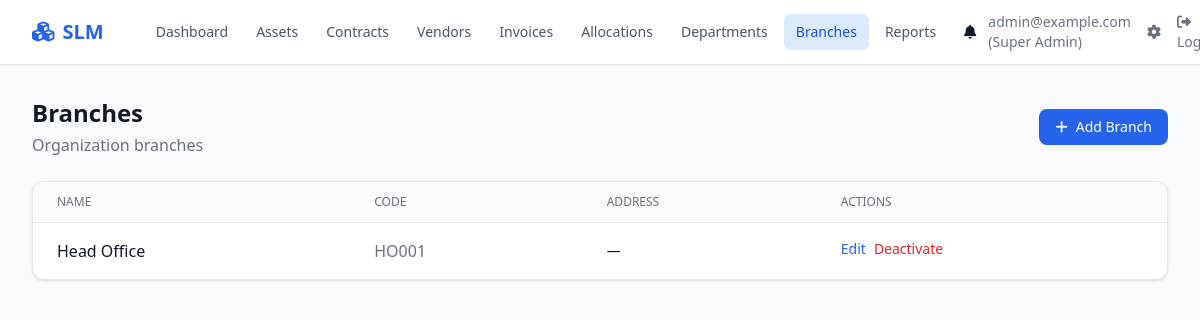
/branches/ (signed in), run on the app's committed database.
### slm/models/user.py (models this page shows, shortened)
class User(AbstractUser):
    username = None
    email = models.EmailField("email address", unique=True)
    role = models.CharField(max_length=30, choices=ROLE_CHOICES, default="it_staff")
    department = models.ForeignKey(
        Department, on_delete=models.SET_NULL, null=True, blank=True, related_name="users"
    )
    branch = models.ForeignKey(
        Branch, on_delete=models.SET_NULL, null=True, blank=True, related_name="users"
    )
    phone = models.CharField(max_length=30, blank=True)
    is_verified = models.BooleanField(default=False)
    created_at = models.DateTimeField(auto_now_add=True)
    updated_at = models.DateTimeField(auto_now=True)
    USERNAME_FIELD = "email"
    REQUIRED_FIELDS = ["first_name", "last_name"]
    objects = UserManager()
    class Meta:
        ordering = ["email"]
    @property
    def can_edit_finance(self):
        return self.role in ("super_admin", "finance_manager", "accounts_officer")
    @property
    def can_edit_assets(self):
        return self.role in ("super_admin", "it_manager", "it_staff")

class Branch(models.Model):
    name = models.CharField(max_length=200)
    code = models.CharField(max_length=20, unique=True)
    address = models.TextField(blank=True)
    is_active = models.BooleanField(default=True)
    created_at = models.DateTimeField(auto_now_add=True)
    updated_at = models.DateTimeField(auto_now=True)
    class Meta:
        verbose_name_plural = "Branches"
        ordering = ["name"]

### slm/views.py (the view)
# urls.py: path("branches/", views.BranchListView.as_view(), name="branch_list"),
class BranchListView(LoginRequiredMixin, ListView):
    model = Branch
    template_name = "slm/branch_list.html"
    context_object_name = "branches"
    paginate_by = 20
    def get_queryset(self):
        qs = Branch.objects.order_by("name")
        if self.request.GET.get("active") == "1":
            qs = qs.filter(is_active=True)
        return qs

### templates/slm/branch_list.html (shortened to what this page needs)
{% extends "base.html" %}
{% block content %}
<div class="flex flex-col sm:flex-row justify-between items-start sm:items-center gap-4 mb-6">
    <div>
        <h1 class="text-2xl font-bold text-gray-900 dark:text-white">Branches</h1>
        <p class="text-gray-500 dark:text-gray-400 mt-1">Organization branches</p>
    </div>
    <a href="{% url 'slm:branch_add' %}" class="inline-flex items-center px-4 py-2 bg-primary-600 text-white rounded-lg hover:bg-primary-700 font-medium text-sm"><i class="fas fa-plus mr-2"></i>Add Branch</a>
</div>
<div class="bg-white dark:bg-gray-800 rounded-xl shadow border border-gray-200 dark:border-gray-700 overflow-hidden">
    <div class="overflow-x-auto">
        <table class="min-w-full divide-y divide-gray-200 dark:divide-gray-700">
            <thead class="bg-gray-50 dark:bg-gray-700/50">
                <tr>
                    <th class="px-6 py-3 text-left text-xs font-medium text-gray-500 dark:text-gray-400 uppercase">Name</th>
                    <th class="px-6 py-3 text-left text-xs font-medium text-gray-500 dark:text-gray-400 uppercase">Code</th>
                    <th class="px-6 py-3 text-left text-xs font-medium text-gray-500 dark:text-gray-400 uppercase">Address</th>
                    <th class="px-6 py-3 text-left text-xs font-medium text-gray-500 dark:text-gray-400 uppercase">Actions</th>
                </tr>
            </thead>
            <tbody class="divide-y divide-gray-200 dark:divide-gray-700">
                {% for b in branches %}
                <tr class="table-row-hover">
                    <td class="px-6 py-4 font-medium">{{ b.name }}</td>
                    <td class="px-6 py-4 text-gray-500 dark:text-gray-400">{{ b.code }}</td>
                    <td class="px-6 py-4 text-sm">{{ b.address|truncatewords:10|default:"—" }}</td>
                    <td class="px-6 py-4 flex gap-2">
                        {% if can_edit %}<a href="{% url 'slm:branch_edit' b.pk %}" class="text-primary-600 dark:text-primary-400 text-sm">Edit</a>{% endif %}
                        {% if can_edit %}<a href="{% url 'slm:branch_delete' b.pk %}" class="text-red-600 dark:text-red-400 text-sm hover:underline" onclick="return confirm('Are you sure you want to deactivate this branch?')">Deactivate</a>{% endif %}
                    </td>
                </tr>
                {% empty %}
                <tr><td colspan="4" class="px-6 py-8 text-center text-gray-500 dark:text-gray-400">No branches found.</td></tr>
                {% endfor %}
            </tbody>
        </table>
    </div>
</div>
{% endblock %}

### templates/base.html (shortened to what this page needs)
<!DOCTYPE html>
<html lang="en" class="{% if dark_mode %}dark{% endif %}">
<head>
    <script src="https://cdn.tailwindcss.com"></script>
    <link rel="stylesheet" href="https://cdnjs.cloudflare.com/ajax/libs/font-awesome/6.4.0/css/all.min.css">
</head>
<body class="bg-gray-50 dark:bg-gray-900 text-gray-900 dark:text-gray-100 min-h-screen">
    <nav class="bg-white dark:bg-gray-800 border-b border-gray-200 dark:border-gray-700 shadow-sm">
        <div class="max-w-7xl mx-auto px-4 sm:px-6 lg:px-8">
            <div class="flex justify-between h-16">
                <div class="flex items-center">
                    <a href="{% url 'slm:dashboard' %}" class="flex items-center gap-2 text-xl font-semibold text-primary-600 dark:text-primary-400">
                        <i class="fas fa-cubes"></i>
                        <span>SLM</span>
                    </a>
                    <div class="hidden md:flex ml-10 gap-1">
                        <a href="{% url 'slm:dashboard' %}" class="px-3 py-2 rounded-md text-sm font-medium {% if request.resolver_match.url_name == 'dashboard' %}bg-primary-100 dark:bg-primary-900/30 text-primary-700 dark:text-primary-300{% else %}text-gray-600 dark:text-gray-300 hover:bg-gray-100 dark:hover:bg-gray-700{% endif %}">Dashboard</a>
                        <a href="{% url 'slm:asset_list' %}" class="px-3 py-2 rounded-md text-sm font-medium {% if 'asset' in request.resolver_match.url_name %}bg-primary-100 dark:bg-primary-900/30 text-primary-700 dark:text-primary-300{% else %}text-gray-600 dark:text-gray-300 hover:bg-gray-100 dark:hover:bg-gray-700{% endif %}">Assets</a>
                        <a href="{% url 'slm:contract_list' %}" class="px-3 py-2 rounded-md text-sm font-medium {% if 'contract' in request.resolver_match.url_name %}bg-primary-100 dark:bg-primary-900/30 text-primary-700 dark:text-primary-300{% else %}text-gray-600 dark:text-gray-300 hover:bg-gray-100 dark:hover:bg-gray-700{% endif %}">Contracts</a>
                        <a href="{% url 'slm:vendor_list' %}" class="px-3 py-2 rounded-md text-sm font-medium {% if 'vendor' in request.resolver_match.url_name %}bg-primary-100 dark:bg-primary-900/30 text-primary-700 dark:text-primary-300{% else %}text-gray-600 dark:text-gray-300 hover:bg-gray-100 dark:hover:bg-gray-700{% endif %}">Vendors</a>
                        <a href="{% url 'slm:invoice_list' %}" class="px-3 py-2 rounded-md text-sm font-medium {% if 'invoice' in request.resolver_match.url_name %}bg-primary-100 dark:bg-primary-900/30 text-primary-700 dark:text-primary-300{% else %}text-gray-600 dark:text-gray-300 hover:bg-gray-100 dark:hover:bg-gray-700{% endif %}">Invoices</a>
                        <a href="{% url 'slm:allocation_list' %}" class="px-3 py-2 rounded-md text-sm font-medium {% if 'allocation' in request.resolver_match.url_name %}bg-primary-100 dark:bg-primary-900/30 text-primary-700 dark:text-primary-300{% else %}text-gray-600 dark:text-gray-300 hover:bg-gray-100 dark:hover:bg-gray-700{% endif %}">Allocations</a>
                        <a href="{% url 'slm:department_list' %}" class="px-3 py-2 rounded-md text-sm font-medium {% if 'department' in request.resolver_match.url_name %}bg-primary-100 dark:bg-primary-900/30 text-primary-700 dark:text-primary-300{% else %}text-gray-600 dark:text-gray-300 hover:bg-gray-100 dark:hover:bg-gray-700{% endif %}">Departments</a>
                        <a href="{% url 'slm:branch_list' %}" class="px-3 py-2 rounded-md text-sm font-medium {% if 'branch' in request.resolver_match.url_name %}bg-primary-100 dark:bg-primary-900/30 text-primary-700 dark:text-primary-300{% else %}text-gray-600 dark:text-gray-300 hover:bg-gray-100 dark:hover:bg-gray-700{% endif %}">Branches</a>
                        <a href="{% url 'slm:reports' %}" class="px-3 py-2 rounded-md text-sm font-medium {% if 'reports' in request.resolver_match.url_name %}bg-primary-100 dark:bg-primary-900/30 text-primary-700 dark:text-primary-300{% else %}text-gray-600 dark:text-gray-300 hover:bg-gray-100 dark:hover:bg-gray-700{% endif %}">Reports</a>
                        <a href="{% url 'slm:notification_list' %}" class="px-3 py-2 rounded-md text-sm font-medium relative">
                            <i class="fas fa-bell"></i>
                        </a>
                    </div>
                </div>
                <div class="flex items-center gap-4">
                    {% if user.is_authenticated %}
                    <span class="text-sm text-gray-500 dark:text-gray-400">{{ user.email }} ({{ user.get_role_display }})</span>
                    <a href="{% url 'admin:index' %}" class="text-sm text-gray-500 hover:text-primary-600"><i class="fas fa-cog"></i></a>
                    <a href="{% url 'logout' %}" class="text-sm text-gray-500 hover:text-red-600"><i class="fas fa-sign-out-alt"></i> Logout</a>
                    {% else %}
                    <a href="{% url 'login' %}" class="text-sm text-primary-600 dark:text-primary-400 font-medium">Sign in</a>
                    {% endif %}
                </div>
            </div>
        </div>
    </nav>
    <main class="max-w-7xl mx-auto px-4 sm:px-6 lg:px-8 py-8">
        {% block content %}{% endblock %}
    </main>
</body>
</html>

### data on the page
User: email "admin@example.com", role "Super Admin"
Branch: name "Head Office", code "HO001", address "—"
